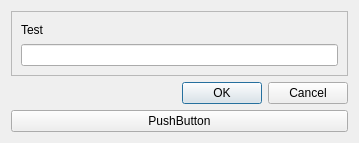
<?xml version="1.0" encoding="UTF-8"?>
<ui version="4.0">
 <class>Dialog</class>
 <widget class="QDialog" name="Dialog">
  <property name="geometry">
   <rect>
    <x>0</x>
    <y>0</y>
    <width>359</width>
    <height>143</height>
   </rect>
  </property>
  <property name="windowTitle">
   <string>Dialog</string>
  </property>
  <layout class="QGridLayout" name="gridLayout_2">
   <item row="1" column="0">
    <widget class="QDialogButtonBox" name="buttonBox_2">
     <property name="standardButtons">
      <set>QDialogButtonBox::StandardButton::Cancel|QDialogButtonBox::StandardButton::Ok</set>
     </property>
    </widget>
   </item>
   <item row="0" column="0">
    <widget class="QFrame" name="frame">
     <property name="frameShape">
      <enum>QFrame::Shape::StyledPanel</enum>
     </property>
     <property name="frameShadow">
      <enum>QFrame::Shadow::Raised</enum>
     </property>
     <layout class="QGridLayout" name="gridLayout">
      <item row="0" column="0">
       <widget class="QLabel" name="label">
        <property name="text">
         <string>Test</string>
        </property>
       </widget>
      </item>
      <item row="1" column="0">
       <widget class="QLineEdit" name="lineEdit"/>
      </item>
     </layout>
    </widget>
   </item>
   <item row="2" column="0">
    <widget class="QPushButton" name="my_button">
     <property name="text">
      <string>PushButton</string>
     </property>
    </widget>
   </item>
  </layout>
 </widget>
 <resources/>
 <connections/>
</ui>
